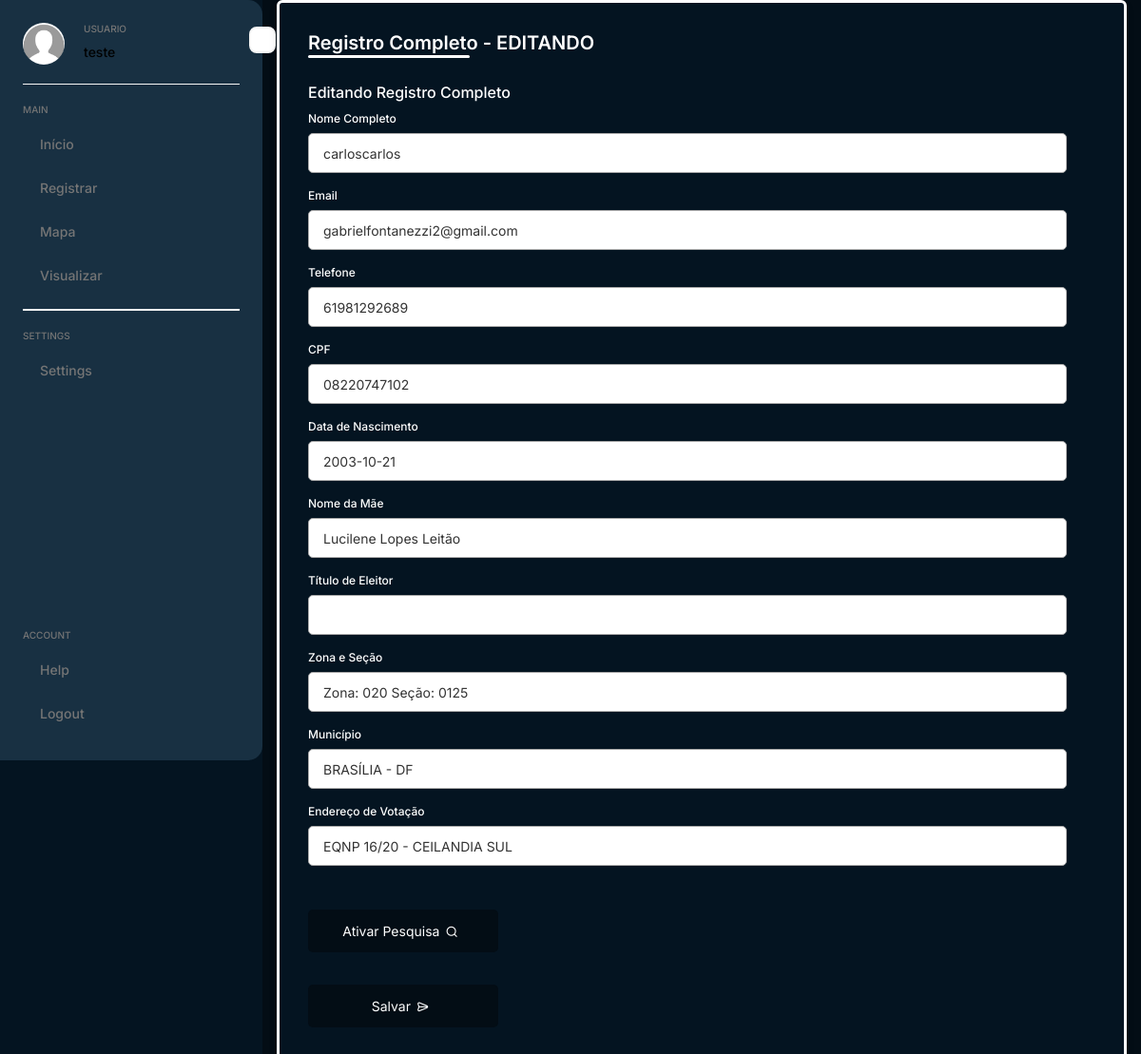
/editar_registro_completo/1/ (signed in), run on the app's committed database.
### core/models.py (models this page shows, shortened)
class CustomUser(AbstractUser):
    is_admin = models.BooleanField(default=False)

class RegistroCompleto(models.Model):
    nome = models.CharField(max_length=255)
    email = models.EmailField()
    telefone = models.CharField(max_length=15)
    cpf = models.CharField(max_length=11)
    data_nascimento = models.CharField(max_length=10)
    nome_mae = models.CharField(max_length=255, blank=True, null=True)
    titulo_eleitor = models.CharField(max_length=25, blank=True, null=True)
    zona_secao = models.CharField(max_length=30, blank=True, null=True)
    municipio = models.CharField(max_length=255, blank=True, null=True)
    local = models.CharField(max_length=255, blank=True, null=True)
    endereco_votacao = models.CharField(max_length=255, blank=True, null=True)
    endereco = models.ForeignKey(Endereco, related_name='registros_completos', on_delete=models.CASCADE)

### core/views.py (the view)
# urls.py: path('editar_registro_completo/<int:pk>/', views.editar_registro_completo, name='editar_registro_completo'),
@login_required
def editar_registro_completo(request, pk):
    registro = get_object_or_404(RegistroCompleto, pk=pk)
    registros_simples = RegistroSimples.objects.all()
    registros_completos = RegistroCompleto.objects.all()
    if request.method == 'POST':
        form = RegistroCompletoForm(request.POST, instance=registro)
        endereco_form = EnderecoForm(request.POST, instance=registro.endereco)
        if form.is_valid() and endereco_form.is_valid():
            endereco = endereco_form.save(commit=False)
            endereco.save()
            registro = form.save(commit=False)
            zona_secao = request.POST.get('zona_secao', '')
            if " Seção: " in zona_secao:
                registro.zona, registro.secao = zona_secao.replace("Zona: ", "").split(" Seção: ")
            else:
                registro.zona = zona_secao.replace("Zona: ", "")
                registro.secao = ""
            registro.save()
            return redirect('visualizar_registros_completos')
        else:
            messages.error(request, "Erro no envio do formulário.")
    else:
        form = RegistroCompletoForm(instance=registro)
        endereco_form = EnderecoForm(instance=registro.endereco)
    context = {
        'form': form,
        'endereco_form': endereco_form,
        'registro': registro,
        'registros_simples': registros_simples,
        'registros_completos': registros_completos
    }
    return render(request, 'editar_registro_completo.html', context)

### core/forms.py
class RegistroCompletoForm(forms.ModelForm):
    data_nascimento = forms.DateField(
        widget=forms.DateInput(format='%d/%m/%Y', attrs={'class': 'datepicker', 'placeholder': 'dd/mm/yyyy'}),
        input_formats=['%d/%m/%Y']
    )
    class Meta:
        model = RegistroCompleto
        fields = ['nome', 'email', 'telefone', 'cpf', 'data_nascimento', 'nome_mae', 'titulo_eleitor', 'zona_secao', 'municipio', 'endereco_votacao', 'local']
    def __init__(self, *args, **kwargs):
        super().__init__(*args, **kwargs)
        self.fields['zona_secao'].required = False  # Novo campo combinado
        self.fields['municipio'].required = False
        self.fields['endereco_votacao'].required = False
        self.fields['local'].required = False

class EnderecoForm(forms.ModelForm):
    class Meta:
        model = Endereco
        fields = ['cep', 'rua', 'numero', 'bairro', 'cidade', 'estado']

### core/templates/editar_registro_completo.html (shortened to what this page needs)
<!DOCTYPE html>
<html lang="pt-br">
<head>
    {% load static %}
    <link rel="stylesheet" href="{% static 'css/editar_completo.css' %}">
    <link rel="stylesheet" href="https://unicons.iconscout.com/release/v4.0.0/css/line.css">
</head>
<body>
    <div class="app">
        <div class="sidebar">
            <div class="menu-btn">
            </div>
            <div class="head">
                <div class="user-img">
                    <img src="{% static 'images/user.jpg' %}" alt="Imagem do usuario">
                </div>
                <div class="user-details">
                    <p class="title">usuario</p>
                    <p class="name">{{ user.get_full_name|default:user.username }}</p>
                </div>
            </div>
            <div class="nav">
                <div class="menu">
                    <p class="title">Main</p>
                    <ul>
                        <li>
                            <a href="{% url 'home' %}">
                                <span class="text">Início</span>
                            </a>
                        </li>
                        <li>
                            <a href="#">
                                <span class="text">Registrar</span>
                            </a>
                        </li>
                        <li>
                            <a href="{% url 'visualizar_mapa' %}">
                                <span class="text">Mapa</span>
                            </a>
                        </li>
                        <li>
                            <a href="#">
                                <span class="text">Visualizar</span>
                            </a>
                        </li>
                    </ul>
                </div>
                <div class="menu">
                    <p class="title">Settings</p>
                    <ul>
                        <li>
                            <a href="#">
                                <span class="text">Settings</span>
                            </a>
                        </li>
                    </ul>
                </div>
            </div>
            <div class="menu">
                <p class="title">Account</p>
                <ul>
                    <li>
                        <a href="#">
                            <span class="text">Help</span>
                        </a>
                    </li>
                    <li>
                        <a href="{% url 'logout' %}">
                            <span class="text">Logout</span>
                        </a>
                    </li>
                </ul>
            </div>
        </div>
        <div class="main-content">
                <div class="container">
                    <header>Registro Completo - EDITANDO</header>
                    <form method="post" action="{% url 'editar_registro_completo' registro.pk %}">
                        <div class="forms">
                            <div class="details personal">
                                <span class="title">Editando Registro Completo</span>
                                <div class="fields">
                                    <div class="input-field">
                                        <label for="{{ form.nome.id_for_label }}">Nome Completo</label>
                                        {{ form.nome }}
                                    </div>
                                    <div class="input-field">
                                        <label for="{{ form.email.id_for_label }}">Email</label>
                                        {{ form.email }}
                                    </div>
                                    <div class="input-field">
                                        <label for="{{ form.telefone.id_for_label }}">Telefone</label>
                                        {{ form.telefone }}
                                    </div>
                                    <div class="input-field">
                                        <label for="{{ form.cpf.id_for_label }}">CPF</label>
                                        {{ form.cpf }}
                                    </div>
                                    <div class="input-field">
                                        <label for="{{ form.data_nascimento.id_for_label }}">Data de Nascimento</label>
                                        {{ form.data_nascimento }}
                                    </div>
                                    <div class="input-field">
                                        <label for="{{ form.nome_mae.id_for_label }}">Nome da Mãe</label>
                                        {{ form.nome_mae }}
                                    </div>
                                    <div class="input-field">
                                        <label for="{{ form.titulo_eleitor.id_for_label }}">Título de Eleitor</label>
                                        {{ form.titulo_eleitor }}
                                    </div>
                                    <div class="input-field">
                                        <label for="{{ form.zona_secao.id_for_label }}">Zona e Seção</label>
                                        {{ form.zona_secao }}
                                    </div>
                                    <div class="input-field">
                                        <label for="{{ form.municipio.id_for_label }}">Município</label>
                                        {{ form.municipio }}
                                    </div>
                                    <div class="input-field">
                                        <label for="{{ form.endereco_votacao.id_for_label }}">Endereço de Votação</label>
                                        {{ form.endereco_votacao }}
                                    </div>
                                </div>
                            </div>
                            <div class="buttons-container">
                                <button type="button" class="btn_ativar_pesquisa" onclick="ativarPesquisa()">
                                    <span class="btnText">Ativar Pesquisa</span>
                                    <i class="uil uil-search"></i>
                                </button>
                                <button type="submit">
                                    <span class="btnText">Salvar</span>
                                    <i class="uil uil-navigator"></i>
                                </button>
                            </div>
                        </div>
                    </form>
                </div>
        </div>
    </div>
</body>
</html>

### core/static/css/editar_completo.css (style rules this page uses)
* { margin: 0; padding: 0; box-sizing: border-box; font-family: "Inter", sans-serif; }
:root { font-size: 62.5%; }
body { background-color: #041421; }
.app { display: flex; width: 100%; }
.sidebar { position: relative; width: 27.6rem; height: 100vh; display: flex; flex-direction: column; gap: 2rem; background-color: #183042; padding: 2.4rem; border-radius: 0 1.5rem 1.5rem 0; transition: all 0.3s; }
.sidebar .head { display: flex; gap: 2rem; padding-bottom: 2rem; border-bottom: 1px solid #f6f6f6; }
.user-img { width: 4.4rem; height: 4.4rem; border-radius: 50%; overflow: hidden; }
.user-img img { width: 100%; object-fit: cover; }
.user-details .title, .menu .title { font-size: 1rem; font-weight: 500; color: #757575; text-transform: uppercase; margin-bottom: 1rem; }
.user-details .name { font-size: 1.4rem; font-weight: 500; }
.nav { flex: 1; }
.menu ul li { position: relative; list-style: none; margin-bottom: 5px; }
.menu ul li a { display: flex; align-items: center; gap: 1rem; font-size: 1.4rem; font-weight: 500; color: #757575; text-decoration: none; padding: 1.2rem .8rem; border-radius: .8rem; transition: all 0.3s; }
.menu ul li .text { flex: 1; }
.menu:not(:last-child) { padding-bottom: 1rem; margin-bottom: 2rem; border-bottom: 2px solid #f6f6f6; }
.menu-btn { position: absolute; right: -1.4rem; top: 3.5%; width: 2.8rem; height: 2.8rem; border-radius: .8rem; display: flex; align-items: center; justify-content: center; cursor: pointer; color: #757575; border: 2px solid #f6f6f6; background-color: #fff; }
.main-content { background-color: #eee; min-height: 100vh; transition: all 0.3s ease; flex: 1; min-height: 100%; display: flex; align-items: center; justify-content: center; background: #030D15; }
.container { position: relative; max-width: 110rem; width: 100%; border-radius: 6px; padding: 3rem; margin: 0 1.5rem; background-color: #041421; border: 3px solid #fff; box-shadow: 0 5px 10px rgba(0, 0, 0, 0.1); }
.container header { position: relative; font-size: 2rem; font-weight: 600; color: #fff; }
.container header::before { content: ""; position: absolute; left: 0; bottom: -4px; height: 3px; width: 170px; border-radius: 8px; background-color: #ffffff; }
.container form { position: relative; min-height: 53rem; background-color: #041421; margin-top: 2.4rem; overflow: hidden; }
.container form .title { display: block; margin-bottom: 8px; font-size: 1.6rem; font-weight: 500; margin: 6px 0 ; color: #fff; }
.container form .fields { display: flex; align-items: center; justify-content: space-between; flex-wrap: wrap; }
form .fields .input-field { display: flex; width: calc(100% - 30px); flex-direction: column; margin: 4px 0; }
.input-field label { font-size: 1.2rem; font-weight: 500; color: #fff; }
.input-field input, select { outline: none; font-size: 1.4rem; font-weight: 400; color: #333; border-radius: 5px; border: 1px solid #aaa; padding: 0 15px; height: 4.2rem; margin: 8px 0; }
.container form button, .backBtn { display: flex; align-items: center; justify-content: center; height: 4.5rem; max-width: 20rem; width: 100%; border: none; outline: none; color: #fff; border-radius: 5px; margin: 3.4rem 0; background-color: #030D15; transition: all 0.3s linear; cursor: pointer; }
.container form .btnText { font-size: 1.4rem; font-weight: 400; }
form button i, form .backBtn i { margin: 0 6px; }

### data on the page
CustomUser: get_full_name "teste"
RegistroCompleto: nome "carloscarlos", email "gabrielfontanezzi2@gmail.com", telefone "61981292689", cpf "08220747102", data_nascimento "2003-10-21", nome_mae "Lucilene Lopes Leitão", zona_secao "Zona: 020 Seção: 0125", municipio "BRASÍLIA - DF", endereco_votacao "EQNP 16/20 - CEILANDIA SUL"
